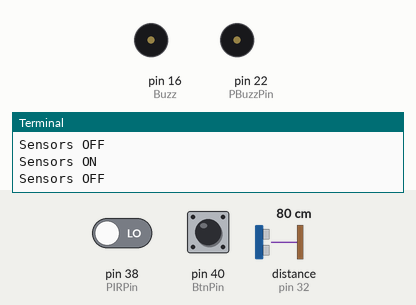
Simulated run of this program. Board: Raspberry Pi (header pin numbers). Parts: buzzer (waves = sounding, pin HIGH), the last lines printed to the terminal. The inputs (shaded band) are chosen by the test bench; at power-on: pin 40 (BtnPin) LOW, pin 38 (PIRPin) LOW, distance to the obstacle (sensor on pin 32) 80 cm. The echo pulse lasts 58.3 µs per cm; the clock reads 2024-03-15 10:24:30 at power-on unless the program sets it; pins used as bus, display or sensor lines are not drawn.

Above: at 1.2 s.
1.3 s: pin 40 (BtnPin) pulled HIGH for 1 s
At 1.5 s:
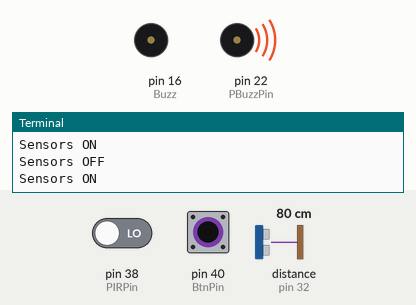
3.8 s: pin 38 (PIRPin) driven HIGH
At 4.1 s:
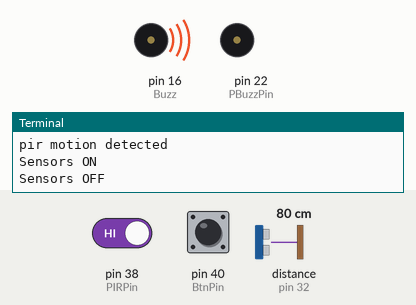
6.3 s: pin 40 (BtnPin) pulled HIGH for 0.15 s
At 6.42 s:
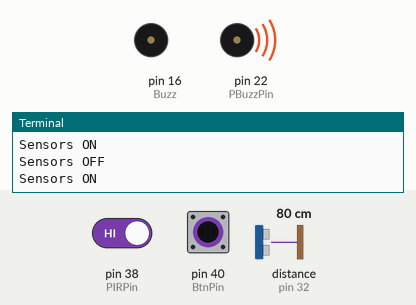
8.0 s: pin 40 (BtnPin) pulled HIGH for 3.2 s
At 11.4 s:
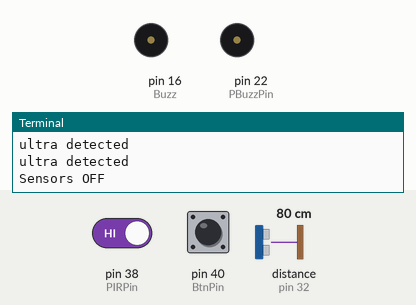
Timing chart, 0 to 12.9 s (numbered marks = the images above; inputs shaded):
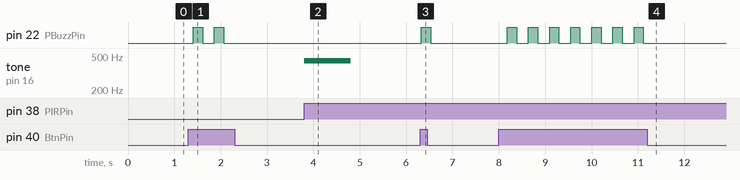

The program:

main_code_-_current.py
```python
import RPi.GPIO as GPIO #makes sure you can interact with the pins on the pi
import time #counts

GPIO.setmode(GPIO.BOARD)
GPIO.setwarnings(False)

#sets up all the pins for the sensors
BtnPin = 40
PIRPin = 38
PBuzzPin = 22
PBuzzPin2 = 16
UltraTrig = 35
UltraEcho = 32

GPIO.setup(BtnPin, GPIO.IN)
#Button is connected to pin 40

GPIO.setup(PBuzzPin, GPIO.OUT)
#Buzzer is connected to Pin 22

GPIO.setup(PBuzzPin2, GPIO.OUT)
#Buzzer 2is connected to Pin 16

GPIO.setup(PIRPin, GPIO.IN)
#PIR sensor conected to Pin 38

GPIO.setup(UltraEcho, GPIO.IN)
#Ultra Sonic Sensor input is connected to Pin 32

GPIO.setup(UltraTrig, GPIO.OUT)
#Ultra Sonic Sensor output is connected to Pin 35

#this code is for the PIR sensors (motion sensor) when it detects motion it beeps with one type of tone
def pir_motion(PIRPin):
  print("pir motion detected")

  Buzz = GPIO.PWM(16, 440)
  Buzz.start(0)
  Buzz.ChangeDutyCycle(50)
  time.sleep(1)
  Buzz.stop()

  GPIO.output(16, 1)
  time.sleep(2.0)
  GPIO.output(16, 0)

GPIO.add_event_detect(PIRPin, GPIO.RISING, callback = pir_motion)
#
#This code is for the ultrasonic sensor (distance sensor) sensor will click faster and faster as you get closer to something
def ultra_ir_distance():
 GPIO.output(UltraTrig, True)
 time.sleep(0.00001)

 GPIO.output(UltraTrig, False)

 startTime = time.time()
 endTime = time.time()

 while GPIO.input(UltraEcho) == 0:
   startTime = time.time()
 while GPIO.input(UltraEcho) == 1:
   endTime = time.time()

 during = endTime - startTime
 ultra_distance = during*17150
 ultra_distance = round(ultra_distance, 2)

 return ultra_distance

  # Calculates the frequency of beeping depending on the measured distance
def beep_freq():
  # Measure the distance
  ultra_distance = ultra_ir_distance()
  # If the distance is bigger than 200cm, we will not beep at all
  if ultra_distance > 200:
    return -1
  # If the distance is between 200 and 120 cm, we will beep once a second
  elif ultra_distance <= 200 and ultra_distance >= 120:
    return 1
  # If the distance is between 120 and 80 cm, we will beep every twice a second
  elif ultra_distance < 120 and ultra_distance >= 80:
    return 0.5
  # If the distance is between 80 and 40 cm, we will beep four times a second
  elif ultra_distance < 80 and ultra_distance >= 40:
    return 0.25
  # If the distance is smaller than 40 cm, we will beep constantly
  else:
    return 0

while True:
    # waiting for button press
    print("Sensors OFF")
    while GPIO.input(BtnPin) == 1:
     time.sleep(0.2)

    time.sleep(0.2)

    print ("Sensors ON")
    while GPIO.input(BtnPin) == 1:

      freq = beep_freq()
      # No beeping
      if freq == -1:
        GPIO.output(PBuzzPin, False)
        time.sleep(0.25)
        print("ultra not detected")

        # Constant beeping
      elif freq == 0:
        GPIO.output(PBuzzPin, True)
        time.sleep(0.25)
        print("ultra detected close")
        # Beeping on certain frequency
      else:
        GPIO.output(PBuzzPin, True)
        time.sleep(0.2) # Beep is 0.2 seconds long
        GPIO.output(PBuzzPin, False)
        time.sleep(freq) # Pause between beeps = beeping frequency
        print("ultra detected")  
```

Measured:
- after the input at 1.3 s, pin 22 (PBuzzPin): alternates HIGH for 0.20 s and LOW for 0.26 s, 4 changes in all, then stays LOW, starting after 0.11 s
- after the input at 3.8 s, tone on pin 16 (Buzz): silent → 440 Hz at once, → silent 1.0 s later
- after the input at 6.3 s, pin 22 (PBuzzPin): LOW → HIGH at once, → LOW 0.20 s later
- after the input at 8.0 s, pin 22 (PBuzzPin): alternates HIGH for 0.20 s and LOW for 0.26 s, 14 changes in all, then stays LOW, starting after 0.18 s
